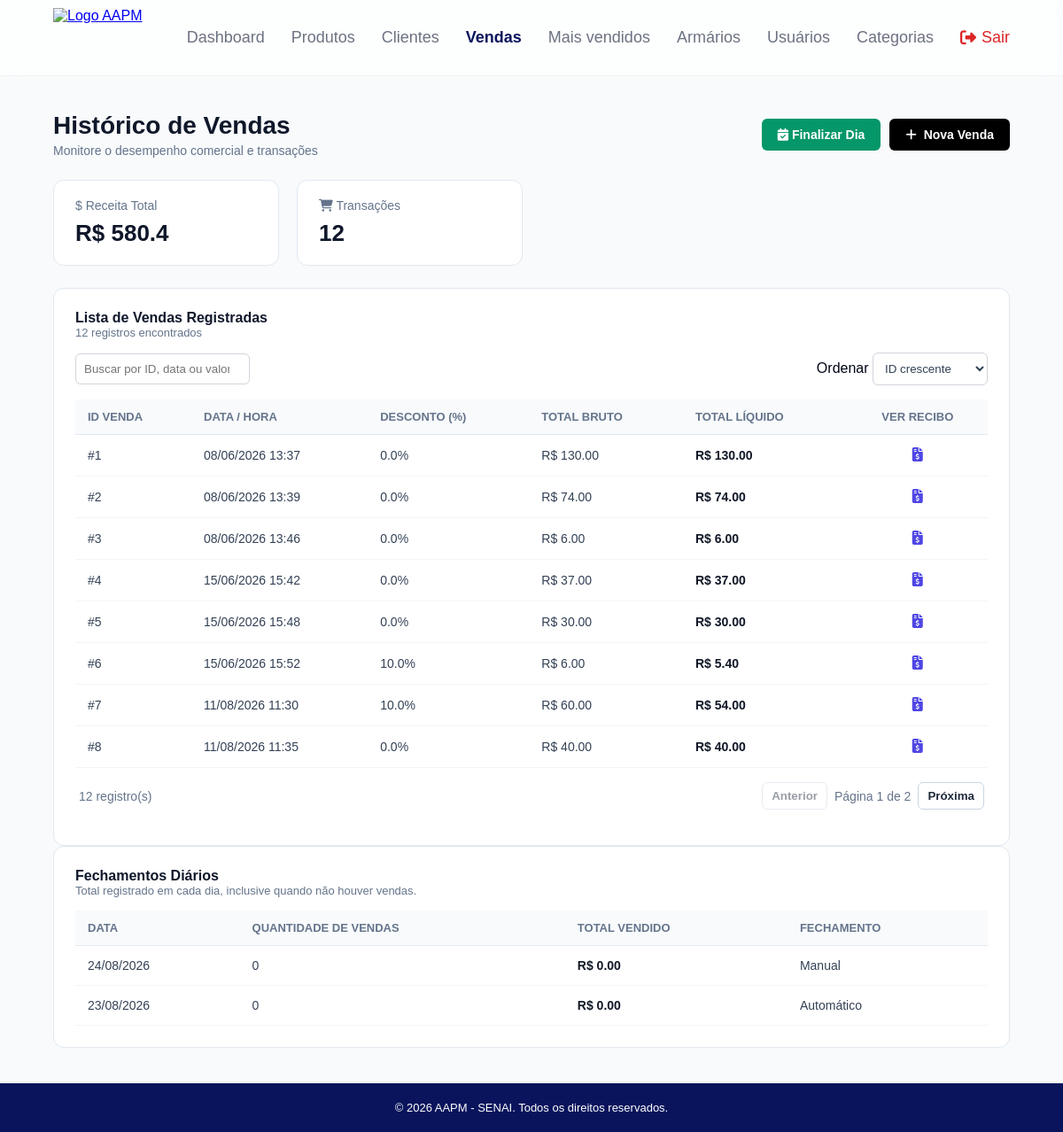
/pdv/historico (signed in), run on an earlier commit of the app's database.
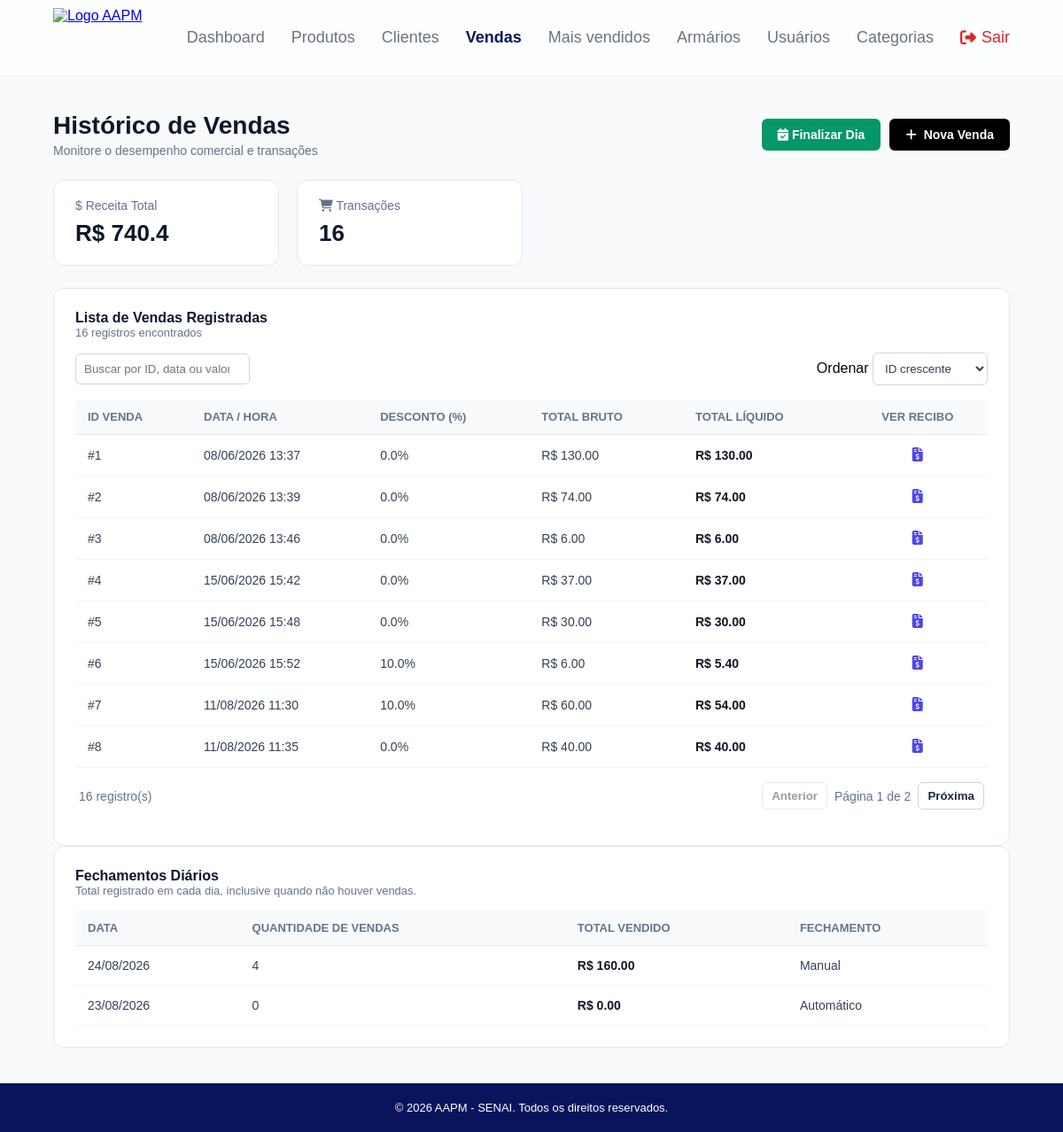
And on a later commit of the database.
### app/models/venda.py (models this page shows, shortened)
class Venda(Base):
    __tablename__ = "vendas"
    id         = Column(Integer, primary_key=True, index=True)
    cliente_id = Column(
        Integer,
        ForeignKey("clientes.id", ondelete="SET NULL"),
        nullable=True
    )
    usuario_id = Column(
        Integer,
        ForeignKey("usuarios.id", ondelete="SET NULL"),
        nullable=True
    )
    desconto_percentual = Column(Float, nullable=False, default=0.0)
    total_bruto  = Column(Float, nullable=False, default=0.0)
    total_liquido = Column(Float, nullable=False, default=0.0)
    observacao = Column(String(255), nullable=True)
    criado_em = Column(DateTime, server_default=func.now())
    cliente = relationship("Cliente", back_populates="vendas")
    usuario = relationship("Usuario", backref="vendas")
    itens   = relationship(
        "ItemVenda",
        back_populates="venda",
        cascade="all, delete-orphan"  # deleta itens se a venda for deletada
    )

class FechamentoDiario(Base):
    __tablename__ = "fechamentos_diarios"
    id = Column(Integer, primary_key=True, index=True)
    data = Column(Date, nullable=False, unique=True, index=True)
    total_vendido = Column(Float, nullable=False, default=0.0)
    quantidade_vendas = Column(Integer, nullable=False, default=0)
    fechado_em = Column(DateTime, nullable=False, server_default=func.now())
    fechado_automaticamente = Column(Boolean, nullable=False, default=False)

### app/controllers/pdv_controller.py (the view)
@router.get("/historico")
def historico_vendas(
    request: Request,
    db: Session = Depends(get_db),
    usuario = Depends(get_usuario_logado)
):
    vendas = (
        db.query(Venda)
        .order_by(Venda.criado_em.desc())
        .limit(100)
        .all()
    )
    produtos = (
        db.query(Produto)
        .filter(Produto.ativo == True)
        .order_by(Produto.nome)
        .all()
    )
    clientes = (
        db.query(Cliente)
        .filter(Cliente.ativo == True)
        .order_by(Cliente.nome)
        .all()
    )
    fechamentos = (
        db.query(FechamentoDiario)
        .order_by(FechamentoDiario.data.desc())
        .limit(100)
        .all()
    )
    tamanhos = ordenar_tamanhos(db.query(Tamanho).filter(Tamanho.ativo == True).all())
    return templates.TemplateResponse(
        request,
        "pdv/historico.html",
        {
            "request": request,
            "usuario": usuario,
            "vendas": vendas,
            "produtos": produtos,
            "clientes": clientes,
            "fechamentos": fechamentos,
            "tamanhos": tamanhos,
            "desconto_associado": DESCONTO_ASSOCIADO,
        }
    )

### app/templates/pdv/historico.html (shortened to what this page needs)
<!DOCTYPE html>
<html lang="pt-br">
<head>
    <link rel="stylesheet" href="{{ url_for('static', path='css/vendas.css') }}">
    <link rel="stylesheet" href="/static/css/listagem.css">
    <link rel="stylesheet" href="https://cdnjs.cloudflare.com/ajax/libs/font-awesome/6.5.2/css/all.min.css">
</head>
<body>
    {% include "partials/navbar.html" %}
    <div class="vendas-container-main">
        <div class="header-vendas">
            <div>
                <h1>Histórico de Vendas</h1>
                <p>Monitore o desempenho comercial e transações</p>
            </div>
            <div class="acoes-historico">
                <form action="/pdv/finalizar-dia" method="POST" id="form-finalizar-dia">
                    <button class="btn-finalizar-dia" type="submit" id="btn-finalizar-dia">
                        <i class="fa-solid fa-calendar-check"></i> Finalizar Dia
                    </button>
                </form>
                <button class="btn-nova-venda" onclick="document.getElementById('modal-pdv').style.display='flex'">
                    <i class="fa-solid fa-plus"></i> Nova Venda
                </button>
            </div>
        </div>
        <div class="indicadores-grid">
            <div class="card-indicador">
                <div class="card-header-ind">
                    <span>$ Receita Total</span>
                </div>
                <h2>R$ {{ vendas | map(attribute='total_liquido') | sum | round(2) }}</h2>
            </div>
            <div class="card-indicador">
                <div class="card-header-ind">
                    <span><i class="fa-solid fa-cart-shopping"></i> Transações</span>
                </div>
                <h2>{{ vendas | length }}</h2>
            </div>
        </div>
        <div class="card-historico">
            <h3>Lista de Vendas Registradas</h3>
            <p class="sub-contador">{{ vendas | length }} registros encontrados</p>
            <div class="listagem-acoes"><input id="busca-vendas" class="listagem-ordem" type="search" placeholder="Buscar por ID, data ou valor"><label>Ordenar <select id="ordem-vendas" class="listagem-ordem"><option value="asc">ID crescente</option><option value="desc">ID decrescente</option></select></label></div>
            <div class="tabela-container">
                <table class="tabela-vendas" data-listagem data-busca="#busca-vendas" data-ordem="#ordem-vendas" data-por-pagina="8">
                    <thead>
                        <tr>
                            <th>ID VENDA</th>
                            <th>DATA / HORA</th>
                            <th>DESCONTO (%)</th>
                            <th>TOTAL BRUTO</th>
                            <th>TOTAL LÍQUIDO</th>
                            <th style="text-align: center;">VER RECIBO</th>
                        </tr>
                    </thead>
                    <tbody id="corpo-historico-vendas">
                        {% for venda in vendas %}
                        <tr class="linha-venda-tabela" data-id="{{ venda.id }}">
                            <td>#{{ venda.id }}</td>
                            <td>{{ venda.criado_em.strftime('%d/%m/%Y %H:%M') }}</td>
                            <td>{{ venda.desconto_percentual }}%</td>
                            <td>R$ {{ "%.2f"|format(venda.total_bruto) }}</td>
                            <td style="font-weight: bold; color: #111827;">R$ {{ "%.2f"|format(venda.total_liquido) }}</td>
                            <td style="text-align: center;">
                                <a href="/pdv/venda/{{ venda.id }}" style="color: #4f46e5; font-size: 16px;">
                                    <i class="fa-solid fa-file-invoice-dollar"></i>
                                </a>
                            </td>
                        </tr>
                        {% endfor %}
                    </tbody>
                </table>
            </div>
        </div>
        <div class="card-historico">
            <h3>Fechamentos Diários</h3>
            <p class="sub-contador">Total registrado em cada dia, inclusive quando não houver vendas.</p>
            <div class="tabela-container">
                <table class="tabela-vendas">
                    <thead>
                        <tr>
                            <th>DATA</th>
                            <th>QUANTIDADE DE VENDAS</th>
                            <th>TOTAL VENDIDO</th>
                            <th>FECHAMENTO</th>
                        </tr>
                    </thead>
                    <tbody>
                        {% for fechamento in fechamentos %}
                        <tr>
                            <td>{{ fechamento.data.strftime('%d/%m/%Y') }}</td>
                            <td>{{ fechamento.quantidade_vendas }}</td>
                            <td style="font-weight: bold; color: #111827;">R$ {{ "%.2f"|format(fechamento.total_vendido) }}</td>
                            <td>{{ 'Automático' if fechamento.fechado_automaticamente else 'Manual' }}</td>
                        </tr>
                        {% else %}
                        <tr>
                            <td colspan="4" style="text-align: center; color: #94a3b8; padding: 30px;">Nenhum dia foi finalizado ainda.</td>
                        </tr>
                        {% endfor %}
                    </tbody>
                </table>
            </div>
        </div>
    </div>
    <footer class="main-footer">
        <div class="footer-content">
            <p>&copy; 2026 AAPM - SENAI. Todos os direitos reservados.</p>
        </div>
    </footer>
</body>
</html>

### app/templates/partials/navbar.html (shortened to what this page needs)
{% set caminho = request.url.path if request is defined else '' %}
<link rel="stylesheet" href="/static/css/base.css?v=1">
<link rel="stylesheet" href="/static/css/feedback.css?v=1">
<header>
    <nav class="navbar">
        <div class="logo"><a href="/"><img src="/static/img/logo.png" alt="Logo AAPM"></a></div>
        <ul class="menu">
            <li><a href="/" class="{{ 'active' if caminho == '/' else '' }}">Dashboard</a></li>
            <li><a href="/produtos" class="{{ 'active' if caminho.startswith('/produtos') else '' }}">Produtos</a></li>
            {% if usuario.role == 'admin' %}
            <li><a href="/clientes" class="{{ 'active' if caminho.startswith('/clientes') else '' }}">Clientes</a></li>
            {% endif %}
            <li><a href="/pdv/historico" class="{{ 'active' if caminho.startswith('/pdv') else '' }}">Vendas</a></li>
            <li><a href="/mais_vendidos" class="{{ 'active' if caminho == '/mais_vendidos' else '' }}">Mais vendidos</a></li>
            {% if usuario.role == 'admin' %}
            <li><a href="/armarios" class="{{ 'active' if caminho.startswith('/armarios') else '' }}">Armários</a></li>
            <li><a href="/usuarios" class="{{ 'active' if caminho.startswith('/usuarios') else '' }}">Usuários</a></li>
            <li><a href="/categorias" class="{{ 'active' if caminho.startswith('/categorias') else '' }}">Categorias</a></li>
            {% endif %}
            <li><a href="/auth/logout" class="btn-sair"><i class="fa-solid fa-right-from-bracket"></i> Sair</a></li>
        </ul>
    </nav>
</header>

### app/static/css/vendas.css (style rules this page uses)
* { margin: 0; padding: 0; box-sizing: border-box; }
body { font-family: -apple-system, BlinkMacSystemFont, "Segoe UI", Roboto, Helvetica, Arial, sans-serif; min-height: 100vh; display: flex; flex-direction: column; background-color: #f8fafc; }
.navbar { width: 100%; height: 80px; background-color: rgba(255, 255, 255, 0.7); backdrop-filter: blur(10px); -webkit-backdrop-filter: blur(10px); display: flex; justify-content: space-between; align-items: center; padding: 0 60px; position: relative; z-index: 10; border-bottom: 1px solid rgba(0, 0, 0, 0.05); }
.logo img { height: 65px; width: auto; }
.menu { display: flex; gap: 35px; list-style: none; }
.menu a { text-decoration: none; color: #6b7280; font-size: 18px; transition: color 0.3s; }
.menu a:hover, .menu a.active { color: #09145c; font-weight: bold; }
.menu a.btn-sair { color: #dc2626; display: flex; align-items: center; gap: 6px; }
.vendas-container-main { flex: 1; padding: 40px 60px; width: 100%; max-width: 1400px; margin: 0 auto; }
.header-vendas { display: flex; justify-content: space-between; align-items: center; margin-bottom: 25px; }
.header-vendas h1 { font-size: 28px; color: #0f172a; font-weight: 700; }
.header-vendas p { color: #64748b; font-size: 14px; margin-top: 4px; }
.btn-nova-venda { padding: 10px 18px; background-color: #000000; color: white; border: none; border-radius: 6px; font-weight: 600; font-size: 14px; cursor: pointer; display: flex; align-items: center; gap: 8px; transition: background 0.2s; }
.acoes-historico { display: flex; gap: 10px; }
.btn-finalizar-dia { padding: 10px 18px; background-color: #059669; color: white; border: none; border-radius: 6px; font-weight: 600; font-size: 14px; cursor: pointer; }
.indicadores-grid { display: grid; grid-template-columns: repeat(4, 1fr); gap: 20px; margin-bottom: 25px; }
.card-indicador { background: white; padding: 20px 24px; border-radius: 12px; border: 1px solid #e2e8f0; }
.card-header-ind { color: #64748b; font-size: 14px; margin-bottom: 8px; font-weight: 500; }
.card-indicador h2 { font-size: 26px; color: #0f172a; font-weight: 700; }
.card-historico { background: white; padding: 24px; border-radius: 12px; border: 1px solid #e2e8f0; }
.card-historico h3 { font-size: 16px; color: #0f172a; font-weight: 700; }
.sub-contador { font-size: 13px; color: #64748b; margin-bottom: 15px; }
.tabela-container { width: 100%; overflow-x: auto; }
.tabela-vendas { width: 100%; border-collapse: collapse; text-align: left; }
.tabela-vendas th { padding: 12px 14px; color: #64748b; font-size: 13px; font-weight: 600; border-bottom: 1px solid #e2e8f0; background: #f8fafc; }
.tabela-vendas td { padding: 14px; border-bottom: 1px solid #f1f5f9; color: #334155; font-size: 14px; }
.main-footer { width: 100%; background-color: #09145c; padding: 20px; text-align: center; color: white; font-size: 13px; margin-top: auto; }

### app/static/css/listagem.css (style rules this page uses)
.listagem-acoes { display:flex;align-items:center;justify-content:space-between;gap:12px;flex-wrap:wrap;margin:0 0 16px }
.listagem-ordem { border:1px solid #d1d5db;border-radius:6px;padding:9px;background:#fff;color:#334155 }

### app/static/css/base.css (style rules this page uses)
* { box-sizing: border-box; }
body { min-height: 100vh; margin: 0; display: flex; flex-direction: column; font-family: Arial, sans-serif; background: #f8fafc; color: #020617; }
.navbar { width: 100%; min-height: 86px; background: rgba(255,255,255,.7); backdrop-filter: blur(10px); -webkit-backdrop-filter: blur(10px); display: flex; justify-content: space-between; align-items: center; padding: 0 60px; border-bottom: 1px solid rgba(0,0,0,.05); position: relative; z-index: 10; }
.logo img { height: 68px; width: auto; display: block; }
.menu { list-style: none; display: flex; align-items: center; flex-wrap: wrap; gap: 30px; margin: 0; padding: 0; }
.menu a { color: #6b7280; text-decoration: none; font-size: 18px; transition: .2s; }
.menu a:hover, .menu a.active { color: #09145c; font-weight: 700; }
.menu .btn-sair { color: #dc2626; display: inline-flex; gap: 6px; align-items: center; }
.main-footer { margin-top: auto; background: #09145c; color: #fff; text-align: center; padding: 20px; font-size: 13px; }
.main-footer p { margin: 0; }

What changed in the data, as far as the page shows it:
changed FechamentoDiario "Manual": quantidade_vendas "0" → "4"; total_vendido "0.00" → "160.00"
Also different on the page:
{{ vendas | map(attribute='total_liquido') | sum | round(2) }}: "580.4" → "740.4"
{{ vendas | length }}: "12" → "16"
text written by a page script: "12 registro(s) Anterior Página 1 de 2 Próxima" → "16 registro(s) Anterior Página 1 de 2 Próxima"
